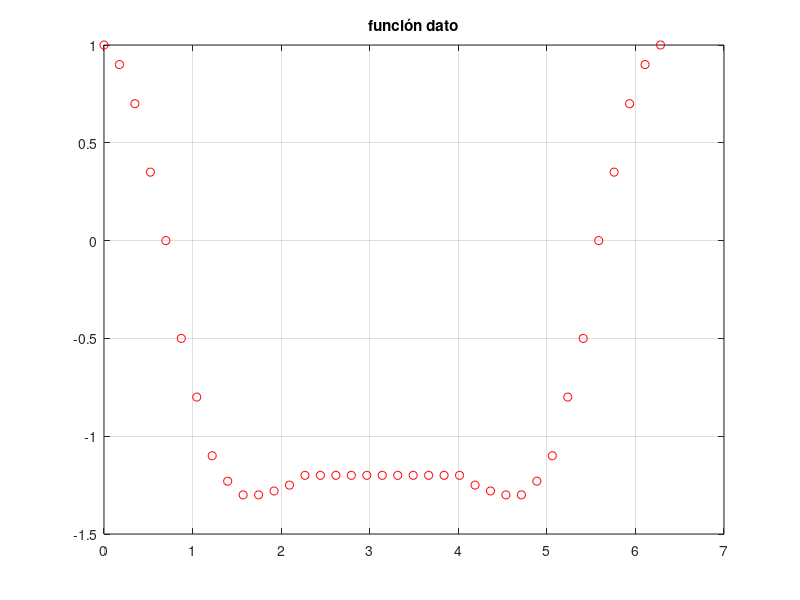
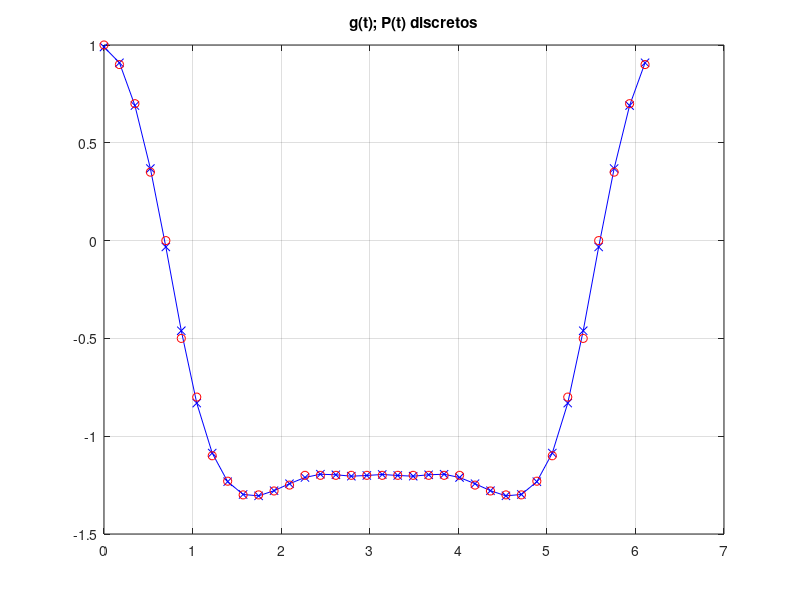
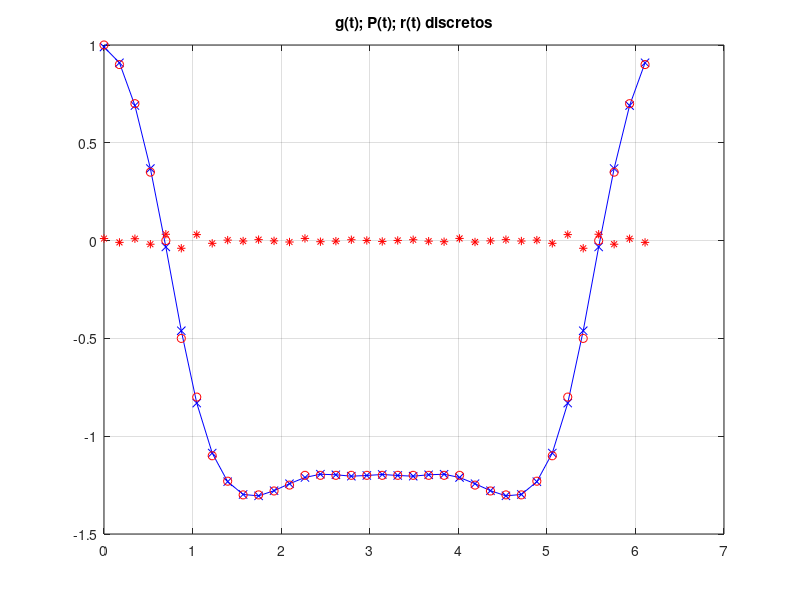
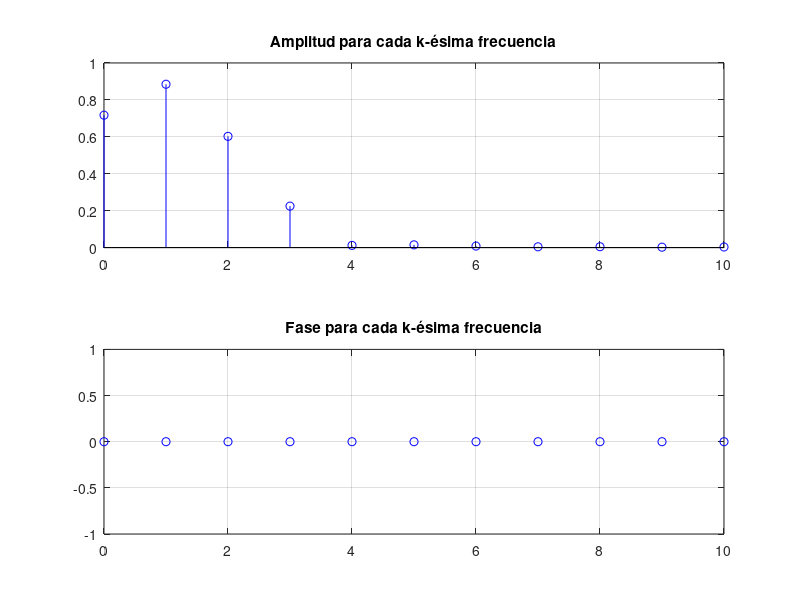

Source code (MATLAB) for these figures, in order:
function segundoCodigoResuelto

  clc, clear
  % g(t) es presión de VIENTO CIRSOC
  % datos
  p1=[1.0 0.9 0.7 0.35 0.0 -0.5 -0.8 -1.1 -1.23 -1.3 -1.3 -1.28 -1.25 ];
  p2=[-1.2 -1.2 -1.2 -1.2 -1.2 ];
  p3=[-1.25 -1.28  -1.3 -1.3 -1.23 -1.1 -0.8 -0.5 0.0 0.35 0.7 0.9 1.0];
  p= [p1  p2 -1.2  p2  p3];

  x=0:10:360;                   %angulos en grados
  x=x*pi/180;                   %angulo en radianes
  figure (1)
   plot(x,p,'or')
   grid on
   title ('función dato')
  %%%%%%%%%%%%%%%%%%%%%%%%%%%%%%%%%%%%%%%%%%%%%%%%%%%%%%%%%
  % Inicio de Min 2  con Base {1; cos(k x) }
  N=length(x)-1 % Cantidad de Intervalos entre 0 y 2PI (puntos datos en periodo)
  m= 10          % Cantidad de Armónicos en la Base Max es 18
  g(:,1)=p(1:N);          % Datos para Min 2
  P=zeros(N,1);         % Aproximación resultante
  r=zeros(N,1);         % Residuos
  FI=zeros(N,m+1);    % Matriz FI
  alfa=zeros(m+1,1);  % Coeficientes de FIT*FI alfa =FIT*g

  kw=zeros(1,m+1);     % Armónicos
  Am  =zeros(1,m+1);     % Amplitud por cada Armónico

  %Elementos de la BASE para Min2 trigonometricos
  FI(:,1)=1;
  kw(1)=0;
  for k=1:m
     kw(k+1)= k;
     for j=1:N
      FI(j,k+1)  =cos(k*x(j));
     end
  end
  FI
  FI'*FI
  D=diag(diag(FI'*FI));
  b=FI'*g(1:N,1);
  for j=1:m+1
    alfa(j,1)=b(j)/D(j,j);
  end
  disp('los coeficientes b de MIn 2 son:')
  b
  disp('los coeficientes alfa de MIn 2 son:')
  alfa
%
% COMPARA P de Min 2 con g(t)
%
  P=FI*alfa;
  r=g-P;

  figure (2)
  plot(x(1:N), P,'-xb',x(1:N),g,'or')
  grid on
  title ('g(t); P(t) discretos')

  figure (3)
  plot(x(1:N), P,'-xb',x(1:N),g,'or',x(1:N),r,'*r')
  grid on
  title ('g(t); P(t); r(t) discretos')

% ARMA Rta en Frecuencia
  Am(1)=abs(alfa(1,1));
  fase(1)=0;
  for k=2:m+1
     Am(k)=abs(alfa(k,1));
    fase(k)=0;
  end
  disp('la amplitud de c para cada kw son:')
  Am
  disp('la fase para cada kw son:')
  fase


  figure (4)
  subplot(2,1,1)
  stem(kw, abs(Am),'ob')
  grid on
  title ('Amplitud para cada k-ésima frecuencia')
  %
  subplot(2,1,2)
  plot(kw, fase,'ob')
  grid on
  title ('Fase para cada k-ésima frecuencia')
  % FIN de  Rta en Frecuencia


endfunction
